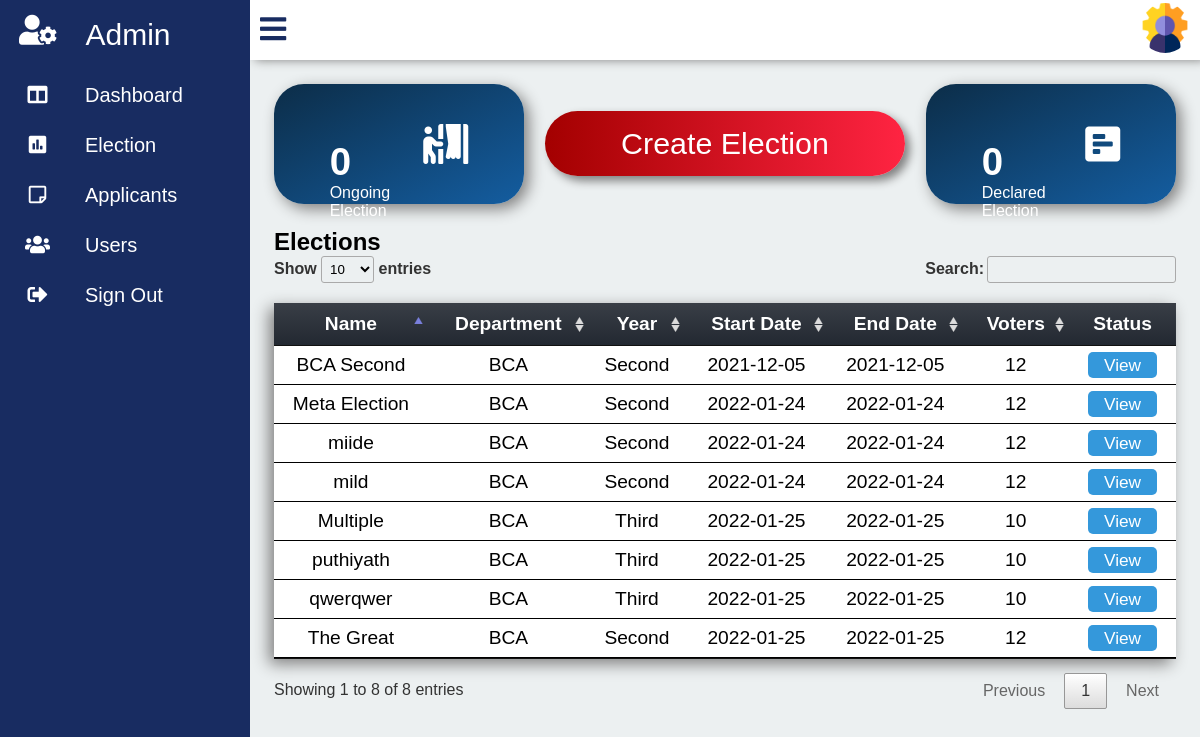
/elections.php (signed in), run on the app's committed database.
### tables this page shows
CREATE TABLE IF NOT EXISTS `elections` (
  `id` int(10) unsigned NOT NULL AUTO_INCREMENT,
  `Name` varchar(30) NOT NULL,
  `Department_id` int(11) unsigned NOT NULL,
  `Year_id` int(11) unsigned NOT NULL,
  `Election_status` tinyint(3) unsigned NOT NULL DEFAULT '0',
  `Start_date` date NOT NULL,
  `End_date` date NOT NULL,
  `Start_time` time NOT NULL,
  `End_time` time NOT NULL,
  `Voters` int(11) NOT NULL,
  PRIMARY KEY (`id`),
  KEY `elections_dpt` (`Department_id`),
  KEY `elections_year` (`Year_id`)
);

CREATE TABLE IF NOT EXISTS `department` (
  `id` int(11) unsigned NOT NULL AUTO_INCREMENT,
  `Department_name` varchar(10) NOT NULL,
  `Yr_no` int(11) NOT NULL,
  PRIMARY KEY (`id`)
);

CREATE TABLE IF NOT EXISTS `year` (
  `id` int(10) unsigned NOT NULL AUTO_INCREMENT,
  `Year_name` varchar(10) NOT NULL,
  PRIMARY KEY (`id`)
);

### php/onTablefunc.php (called while the page is built, shortened)
<?php
	function getDepartment($dpid,$con) {
		$dpquery = "select Department_name from department where(id = $dpid );";
		$dp = mysql_query($dpquery,$con);
		$department = mysql_fetch_array($dp);
		return $department['Department_name'];
	}
	function getYear($yrid,$con) {
		$yrquery = "select * from year where(id = $yrid);";
		$yr = mysql_query($yrquery,$con);
		$year = mysql_fetch_array($yr);
		return $year['Year_name'];
	}
	function get_No_of_voters($eid,$con) {
		$votersQ = "select * from voters_list where Election_id = '$eid';";
		if(!($voterQ_obj = mysql_query($votersQ,$con)))
			return false;
		else {
			$voterQ_obj = mysql_query($votersQ,$con);
			return mysql_num_rows($voterQ_obj);
		}
	}
?>

### elections.php (the view, shortened to what this page needs)
<?php
	include('php/config.php');
	include('php/onTablefunc.php');
	include('php/elecheck.php');
	function get_no_of_election($type,$con){
		$Q = "select * from elections where Election_status = '$type'";
		$Qobj = mysql_query($Q,$con);
		return mysql_num_rows($Qobj);
	}
?>
<!DOCTYPE html>
<html>
<head>
	<link rel="stylesheet" type="text/css" href="css/all.min.css">
	<link rel="stylesheet" type="text/css" href="css/fontawesome.min.css">
	<link rel="stylesheet" type="text/css" href="css/panel.css">
	<link rel="stylesheet" href="css/electionmag.css">
	<link rel="stylesheet" type="text/css" href="css/table.css">
	<link rel="stylesheet" type="text/css" href="DataTables/datatables.min.css">
</head>
<body>
	<div class="container">
		<div class="navigation">
		<div class="admin_icon">
			<a href="">
					<i class="fas fa-user-cog"></i>
				<span class="admin_Text" >Admin</span>
			</a>
		</div>
			<ul>
				<li>
					<a href="admin.php">
						<span class="icon">
							<i class="fas fa-columns"></i>
						</span>
						<span class="title">Dashboard</span>
					</a>
				</li>
				<li>
					<a href="elections.php">
						<span class="icon">
							<i class="fas fa-poll"></i>
						</span>
						<span class="title">Election</span>
					</a>
				</li>
				<li>
					<a href="applicants.php">
						<span class="icon">
							<i class="far fa-sticky-note"></i>
						</span>
						<span class="title">Applicants</span>
					</a>
				</li>
				<li>
					<a href="users.php">
						<span class="icon">
							<i class="fas fa-users"></i>
						</span>
						<span class="title">Users</span>
					</a>
				</li>
				<li>
					<a href="/project/php/logout.php">
						<span class="icon">
							<i class="fas fa-sign-out-alt"></i>
						</span>
						<span class="title">Sign Out</span>
					</a>
				</li>
			</ul>
		</div>
		<div class="main">
			<div class="topbar">
				<div class="user">
					<a href="adminacc.php"><img src="images/admin_photo.png"></a>
				</div>
			</div>
			<div class="election_Management">
				<div class="easy_Details">
					<div class="boxarea ongoing">
						<div class="boxdetails ongoing">
							<span class="number ongoing"><?php if(get_no_of_election(1,$con))
																	echo get_no_of_election(1,$con);
																	else
																	echo "0";
																?></span>
							<span class="name">Ongoing Election</span>
						</div>
						<i class="fas fa-person-booth"></i>
					</div>
					<div class="create_Button">
						<a class="start_Election" href="createElection.php"> Create Election</a>
					</div>
					<div class="boxarea declared">
						<div class="boxdetails declared">
								<span class="number declared"><?php if(get_no_of_election(0,$con))
																	echo get_no_of_election(0,$con);
																	else
																	echo "0";
																?></span>
								<span class="name">Declared Election</span>
						</div>
						<i class="fas fa-poll-h"></i>
					</div>
				</div>
				<div class="table_Area">
					<div class="t_Heading">
						<h2>Elections</h2>
					</div>
					<table id="elections_Table" class="table elections">
					<thead>
						<tr>
							<th>Name</th>
							<th>Department</th>
							<th>Year</th>
							<th>Start Date</th>
							<th>End Date</th>
							<th>Voters</th>
							<th>Status</th>
						</tr>
					</thead>
					<tbody>
						<?php
						$selectQ = "select * from elections;";
						$result = mysql_query($selectQ,$con);
						while($data = mysql_fetch_array($result)){
							$department = getDepartment($data['Department_id'],$con);
							$year = getYear($data['Year_id'],$con);
							$voters = get_No_of_voters($data['id'],$con);
							?>
							<tr>
								<td><?php echo $data['Name']; ?></td>
								<td><?php echo $department; ?></td>
								<td><?php echo $year; ?></td>
								<td><?php echo $data['Start_date']; ?></td>
								<td><?php echo $data['End_date']; ?></td>
								<td><?php echo $voters; ?></td>
								<td><a href="electionView.php?eid=<?php echo $data['id']; ?>"  class="button View">View</a></td>
							</tr>
						<?php
						}
						?>
					</tbody>
					</table>
				</div>
			</div>
		</div>
	</div>
</body>
</html>

### css/panel.css (style rules this page uses)
* { margin: 0; padding: 0; box-sizing: border-box; font-family: 'Poppins',sans-serif; }
.container { position: relative; width: 100%; }
.navigation { position: fixed; width: 250px; height: 100%; background: #182C61; transition: 250ms ease-in-out; }
.navigation ul { position: relative; width: 100%; left: 0; top: 0; overflow: hidden; }
.navigation ul li { position: relative; width: 100%; list-style: none; overflow: hidden; }
.admin_icon a { width: 100%; text-decoration: none; color: white; display: flex; overflow: hidden; }
.admin_icon a i { font-size: 30px; line-height: 60px; padding: 0 19px; min-width: 75px; }
.admin_Text { font-size: 30px; font-weight: 400; font-family: 'Popins',sans-serif; color: white; padding: 0 10px; line-height: 70px; }
.navigation ul li a { position: relative; width: 100%; display: flex; text-decoration: none; color: white; }
li a span i { color: white; }
.navigation ul li a .icon { position: relative; display: block; height: 25px; min-width: 75px; text-align: center; height: 50px; font-size: 20px; line-height: 50px; padding: 0 10px; }
.navigation ul li a .title { position: relative; display: block; font-size: 20px; padding: 0 10px; height: 50px; line-height: 50px; }
.main { position: absolute; width: calc(100% - 250px); left: 250px; min-height: 100vh; background: #ecf0f1; transition: 250ms ease-in-out; overflow:scroll; height: 100vh; }
.main .topbar { background: white; overflow-y: hidden; width: 100%; height: 60px; padding: 0 10px; display: flex; justify-content: space-between; align-items: center ; box-shadow: 5px 0px 10px grey; }
.user img { width: 50px; height: 50px; border-radius: 50%; cursor: pointer; }

### css/electionmag.css (style rules this page uses)
.election_Management { padding: 1.5em; }
.easy_Details { display: flex; align-items: center; justify-content: space-between; margin-bottom: 1.5em; }
.easy_Details .boxarea { display: flex; width: 250px; background:linear-gradient(to bottom right,#0C2D48,#145DA0); padding: 3em; justify-content: space-around; height: 120px; font-size: 1.16rem; color: white; border-radius: 30px; box-shadow: 5px 5px 15px grey; transition: 150ms ease-in-out; }
.easy_Details .boxarea .boxdetails { display: flex; flex-direction: column; justify-content: space-evenly; }
.easy_Details .boxarea i { font-size: 2.5rem; }
.easy_Details .boxarea .boxdetails .number { font-size: 2.4rem; font-weight: 700; }
.easy_Details .boxarea .boxdetails .name { font-size: 1rem; }
.easy_Details .boxarea i { align-self: center; }
.create_Button .start_Election { background: linear-gradient(to right,#A30000,#FF2442); padding: .5em 2.5em; color: white; font-size: 1.9rem; border: none; border-radius:60px; transition: 250ms ease-in-out; text-decoration: none; box-shadow: 5px 5px 10px grey; }

### css/table.css (style rules this page uses)
.table { box-shadow: -5px 5px 15px grey; border-collapse: collapse; }
.table thead tr { background: linear-gradient(#393E46,#222831); }
.table thead tr th { font-size: 1.2em; color: white; border: none; padding: 18px 10px; text-align: center; }
.table tbody tr td { padding: 10px 0 10px 0; border-bottom: 1px solid black; background: none; text-align: center; font-size: 1.2em; margin: 0 14px 0 14px; }
.button { padding: 3px 16px ; font-size: .9em; background: none; border: none; border-radius: 5px; cursor: pointer; }
.button.View { background: #3498DB; color: white; text-decoration: none; }

### data on the page
elections: Name "BCA Second", Department.Department_name "BCA", Year.Year_name "Second", Start_date "2021-12-05", End_date "2021-12-05", voters "12"
elections: Name "Meta Election", Department.Department_name "BCA", Year.Year_name "Second", Start_date "2022-01-24", End_date "2022-01-24", voters "12"
elections: Name "miide", Department.Department_name "BCA", Year.Year_name "Second", Start_date "2022-01-24", End_date "2022-01-24", voters "12"
elections: Name "mild", Department.Department_name "BCA", Year.Year_name "Second", Start_date "2022-01-24", End_date "2022-01-24", voters "12"
elections: Name "The Great", Department.Department_name "BCA", Year.Year_name "Second", Start_date "2022-01-25", End_date "2022-01-25", voters "12"
elections: Name "puthiyath", Department.Department_name "BCA", Year.Year_name "Third", Start_date "2022-01-25", End_date "2022-01-25", voters "10"
elections: Name "qwerqwer", Department.Department_name "BCA", Year.Year_name "Third", Start_date "2022-01-25", End_date "2022-01-25", voters "10"
elections: Name "Multiple", Department.Department_name "BCA", Year.Year_name "Third", Start_date "2022-01-25", End_date "2022-01-25", voters "10"
